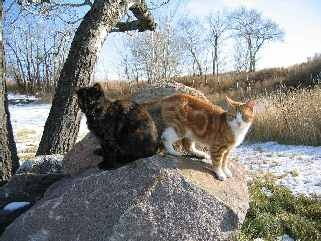
#> input picture Spatial Filtering/two_cats.jpg, 321 x 241 px
$ python Unsharp-Masking.py   (older library calls are emulated)
#> lines starting #> are read from the running program, lines starting #| are printed output that depends on the picture; after the words box and inside, x2 and y2 are one past the last pixel; in counts of white or black regions, pixels touching at a corner belong together
import cv2
import numpy as np

# Read the img
# Read the img
image = cv2.imread('two_cats.jpg')
#> image is the input picture: shape (241, 321, 3); mean B, G, R 132, 133.7, 132.7

# Convert the img to grayscale
img = cv2.cvtColor(image, cv2.COLOR_BGR2GRAY)
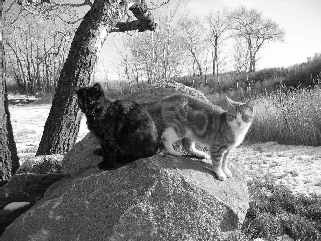
#> img: shape (241, 321); min 0, max 255, mean 133.2

# Define the Sobel filter for horizontal edges
horizontalSobel = cv2.Sobel(img, cv2.CV_64F, 1, 0, ksize=3)
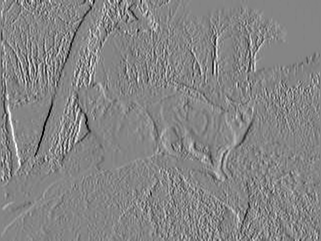
#> horizontalSobel: shape (241, 321) float64; min -891, max 817, mean 1.2; drawn with min black and max white

# Define the Sobel filter for vertical edges
verticalSobel = cv2.Sobel(img, cv2.CV_64F, 0, 1, ksize=3)
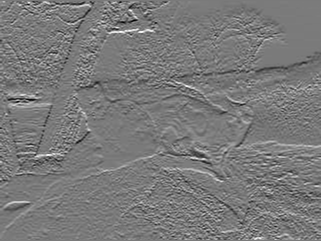
#> verticalSobel: shape (241, 321) float64; min -755, max 816, mean -2.8; drawn with min black and max white

# Convert the result matrices to absolute values
horizontalSobel = np.abs(horizontalSobel)
verticalSobel = np.abs(verticalSobel)
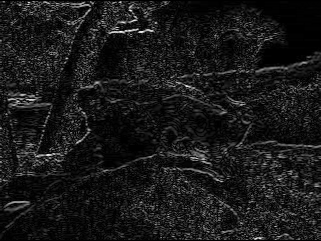
#> verticalSobel: shape (241, 321) float64; min 0, max 816, mean 81.2; drawn with min black and max white

# Add the horizontal and vertical edge matrices
edge = cv2.add(horizontalSobel, verticalSobel)
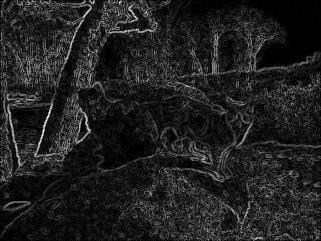
#> edge: shape (241, 321) float64; min 0, max 1306, mean 169.1; drawn with min black and max white

# Normalize the result for display
edge = cv2.normalize(edge, None, 0, 255, cv2.NORM_MINMAX)

# Convert to uint8 for proper display
edge = np.uint8(edge)

# Display the results
cv2.imshow('Original Image', image)
cv2.imshow('Horizontal Edges', horizontalSobel)
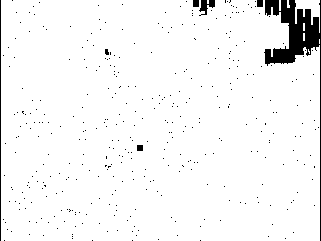
#> window 'Horizontal Edges': shape (241, 321); 96% white; 384 black regions (377 under 20 px), largest, box (x1, y1, x2, y2) and area: (264, 0, 321, 241) 2190, (0, 0, 1, 241) 241, (199, 0, 215, 16) 131
cv2.imshow('Vertical Edges', verticalSobel)
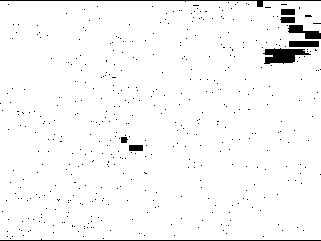
#> window 'Vertical Edges': shape (241, 321); 96.9% white; 448 black regions (439 under 20 px), largest, box (x1, y1, x2, y2) and area: (263, 48, 311, 64) 481, (0, 0, 321, 7) 358, (0, 239, 321, 241) 322
cv2.imshow('Combined Edges', edge)

cv2.waitKey(0)
cv2.destroyAllWindows()
